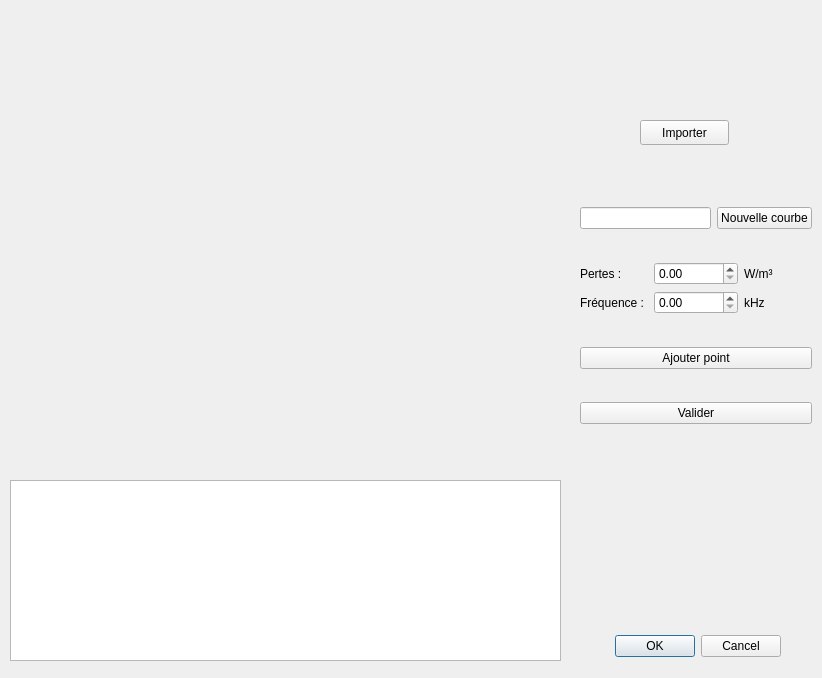
<?xml version="1.0" encoding="UTF-8"?>
<ui version="4.0">
 <class>PertesVsFreq</class>
 <widget class="QDialog" name="PertesVsFreq">
  <property name="geometry">
   <rect>
    <x>0</x>
    <y>0</y>
    <width>822</width>
    <height>678</height>
   </rect>
  </property>
  <property name="windowTitle">
   <string>Pertes vs Fréquences</string>
  </property>
  <widget class="QDialogButtonBox" name="buttonBox">
   <property name="geometry">
    <rect>
     <x>440</x>
     <y>630</y>
     <width>341</width>
     <height>32</height>
    </rect>
   </property>
   <property name="orientation">
    <enum>Qt::Horizontal</enum>
   </property>
   <property name="standardButtons">
    <set>QDialogButtonBox::Cancel|QDialogButtonBox::Ok</set>
   </property>
  </widget>
  <widget class="QWidget" name="widget" native="true">
   <property name="geometry">
    <rect>
     <x>10</x>
     <y>10</y>
     <width>511</width>
     <height>461</height>
    </rect>
   </property>
  </widget>
  <widget class="QPushButton" name="import_button">
   <property name="geometry">
    <rect>
     <x>640</x>
     <y>120</y>
     <width>89</width>
     <height>25</height>
    </rect>
   </property>
   <property name="text">
    <string>Importer</string>
   </property>
  </widget>
  <widget class="QListWidget" name="import_list">
   <property name="geometry">
    <rect>
     <x>10</x>
     <y>480</y>
     <width>551</width>
     <height>181</height>
    </rect>
   </property>
  </widget>
  <widget class="QWidget" name="gridLayoutWidget_2">
   <property name="geometry">
    <rect>
     <x>580</x>
     <y>180</y>
     <width>232</width>
     <height>271</height>
    </rect>
   </property>
   <layout class="QGridLayout" name="gridLayout_3">
    <item row="2" column="0">
     <layout class="QGridLayout" name="gridLayout">
      <item row="1" column="2">
       <widget class="QLabel" name="label_4">
        <property name="text">
         <string>kHz</string>
        </property>
       </widget>
      </item>
      <item row="0" column="1">
       <widget class="QDoubleSpinBox" name="pertes_SpinBox">
        <property name="maximum">
         <double>999999.989999999990687</double>
        </property>
       </widget>
      </item>
      <item row="1" column="0">
       <widget class="QLabel" name="label_2">
        <property name="text">
         <string>Fréquence :</string>
        </property>
       </widget>
      </item>
      <item row="0" column="2">
       <widget class="QLabel" name="label_3">
        <property name="text">
         <string>W/m³</string>
        </property>
       </widget>
      </item>
      <item row="1" column="1">
       <widget class="QDoubleSpinBox" name="freq_SpinBox_2">
        <property name="maximum">
         <double>999999.989999999990687</double>
        </property>
       </widget>
      </item>
      <item row="0" column="0">
       <widget class="QLabel" name="label">
        <property name="text">
         <string>Pertes :</string>
        </property>
       </widget>
      </item>
     </layout>
    </item>
    <item row="3" column="0">
     <widget class="QPushButton" name="point_Button">
      <property name="text">
       <string>Ajouter point</string>
      </property>
     </widget>
    </item>
    <item row="1" column="0">
     <layout class="QHBoxLayout" name="horizontalLayout">
      <item>
       <widget class="QLineEdit" name="lineEdit"/>
      </item>
      <item>
       <widget class="QPushButton" name="curve_Button">
        <property name="text">
         <string>Nouvelle courbe</string>
        </property>
       </widget>
      </item>
     </layout>
    </item>
    <item row="4" column="0">
     <widget class="QPushButton" name="valider_Button">
      <property name="text">
       <string>Valider</string>
      </property>
     </widget>
    </item>
   </layout>
  </widget>
  <action name="actionimport">
   <property name="text">
    <string>import</string>
   </property>
  </action>
  <action name="actionNewCurve">
   <property name="text">
    <string>NewCurve</string>
   </property>
  </action>
  <action name="actionNewPoint">
   <property name="text">
    <string>NewPoint</string>
   </property>
  </action>
  <action name="actionValider">
   <property name="text">
    <string>Valider</string>
   </property>
  </action>
 </widget>
 <resources/>
 <connections>
  <connection>
   <sender>buttonBox</sender>
   <signal>accepted()</signal>
   <receiver>PertesVsFreq</receiver>
   <slot>accept()</slot>
   <hints>
    <hint type="sourcelabel">
     <x>248</x>
     <y>254</y>
    </hint>
    <hint type="destinationlabel">
     <x>157</x>
     <y>274</y>
    </hint>
   </hints>
  </connection>
  <connection>
   <sender>buttonBox</sender>
   <signal>rejected()</signal>
   <receiver>PertesVsFreq</receiver>
   <slot>reject()</slot>
   <hints>
    <hint type="sourcelabel">
     <x>316</x>
     <y>260</y>
    </hint>
    <hint type="destinationlabel">
     <x>286</x>
     <y>274</y>
    </hint>
   </hints>
  </connection>
  <connection>
   <sender>import_button</sender>
   <signal>clicked()</signal>
   <receiver>actionimport</receiver>
   <slot>trigger()</slot>
   <hints>
    <hint type="sourcelabel">
     <x>684</x>
     <y>132</y>
    </hint>
    <hint type="destinationlabel">
     <x>-1</x>
     <y>-1</y>
    </hint>
   </hints>
  </connection>
  <connection>
   <sender>point_Button</sender>
   <signal>clicked()</signal>
   <receiver>actionNewPoint</receiver>
   <slot>trigger()</slot>
   <hints>
    <hint type="sourcelabel">
     <x>695</x>
     <y>372</y>
    </hint>
    <hint type="destinationlabel">
     <x>-1</x>
     <y>-1</y>
    </hint>
   </hints>
  </connection>
  <connection>
   <sender>curve_Button</sender>
   <signal>clicked()</signal>
   <receiver>actionNewCurve</receiver>
   <slot>trigger()</slot>
   <hints>
    <hint type="sourcelabel">
     <x>695</x>
     <y>282</y>
    </hint>
    <hint type="destinationlabel">
     <x>-1</x>
     <y>-1</y>
    </hint>
   </hints>
  </connection>
  <connection>
   <sender>valider_Button</sender>
   <signal>clicked()</signal>
   <receiver>actionValider</receiver>
   <slot>trigger()</slot>
   <hints>
    <hint type="sourcelabel">
     <x>675</x>
     <y>437</y>
    </hint>
    <hint type="destinationlabel">
     <x>-1</x>
     <y>-1</y>
    </hint>
   </hints>
  </connection>
 </connections>
</ui>
